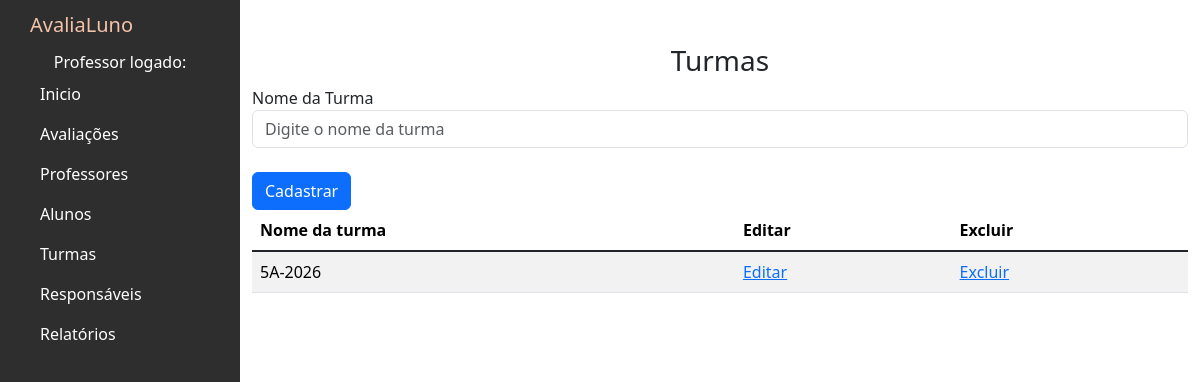
Page /turmas on the earlier database version.
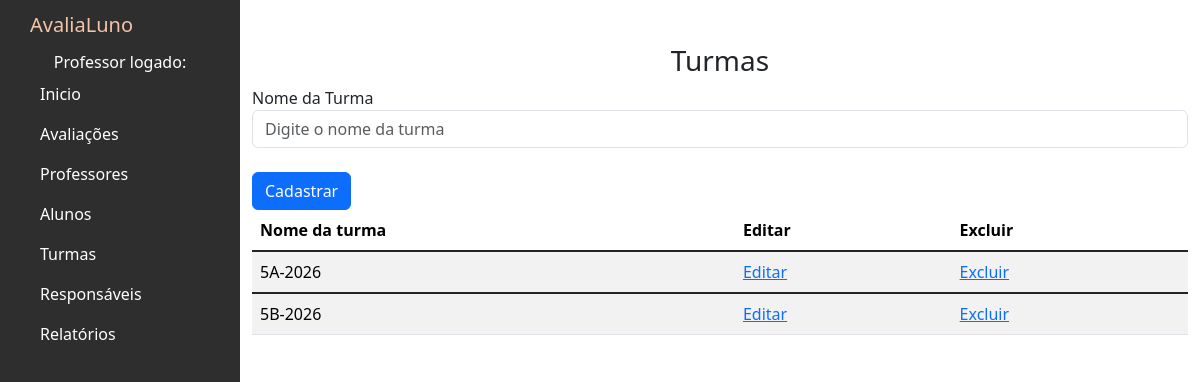
Same page on the later database version.
### avaliacoes/models.py (models this page shows, shortened)
class Turma(models.Model):
    nome = models.CharField(max_length=100)
    class Meta:
        verbose_name = "Turma"
        verbose_name_plural = "Turmas" # Define o nome plural personalizado

### avaliacoes/views.py (the view)
# urls.py: path('turmas',views.turmas,name='turmas'),
def turmas(request):
    if request.method == 'POST':
        if request.POST.get('nome'):
            turma = Turma()
            turma.nome = request.POST.get('nome')
            turma.save()
    lista_turmas = Turma.objects.all()
    return render(request, 'turmas.html', {'lista_turmas': lista_turmas})

### avaliacoes/templates/turmas.html (shortened to what this page needs)
{% extends 'base.html' %}
{% block content %}
<h3><center> Turmas </center></h3>
<form action="" method="POST">
  <div class="form-group">
    <label>Nome da Turma</label>
    <input
      type="text"
      name="nome"
      class="form-control"
      placeholder="Digite o nome da turma"
      required
    >
  </div>
  <br>
  <div class="form-group">
    <input type="submit" value="Cadastrar" class="btn btn-primary">
  </div>
</form>
<div class="table-wrapper-scroll-y my-custom-scrollbar">
  <table class="table table-striped mb-1">
      <thead>
          <tr>
              <th scope="col">Nome da turma</th>
              <th scope="col">Editar</th>
              <th scope="col">Excluir</th>
          </tr>
      </thead>
          {% for turma in lista_turmas %}
          <tbody>
              <tr>
                  <td>{{ turma.nome }}</td>
                  <td><a href="">Editar</a></td>
                  <td><a href="">Excluir</a></td>
              </tr>
          </tbody>
          {% endfor %}
  </table>
</div>
{% endblock %}

Differences in the rows shown:
added Turma: nome "5B-2026"
